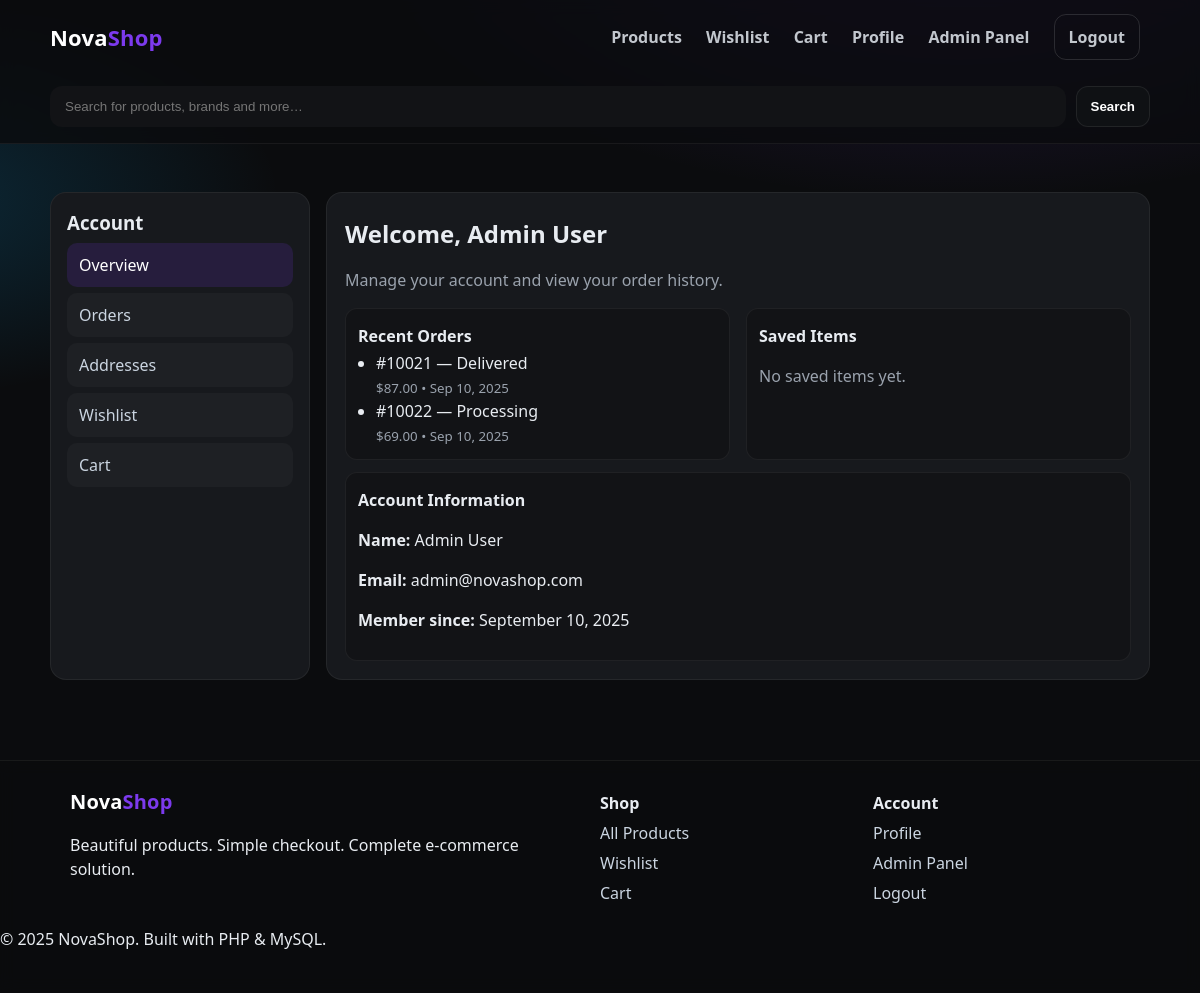
The app's page /profile.php (signed in) with its own data.
### tables this page shows
CREATE TABLE users (
    id INT AUTO_INCREMENT PRIMARY KEY,
    name VARCHAR(100) NOT NULL,
    email VARCHAR(100) UNIQUE NOT NULL,
    password VARCHAR(255) NOT NULL,
    role ENUM('user', 'admin') DEFAULT 'user',
    created_at TIMESTAMP DEFAULT CURRENT_TIMESTAMP,
    updated_at TIMESTAMP DEFAULT CURRENT_TIMESTAMP ON UPDATE CURRENT_TIMESTAMP
);

CREATE TABLE orders (
    id INT AUTO_INCREMENT PRIMARY KEY,
    user_id INT NOT NULL,
    order_number VARCHAR(20) UNIQUE NOT NULL,
    total_amount DECIMAL(10,2) NOT NULL,
    shipping_address TEXT,
    billing_address TEXT,
    payment_status ENUM('pending', 'paid', 'failed', 'refunded') DEFAULT 'pending',
    order_status ENUM('pending', 'processing', 'shipped', 'delivered', 'cancelled') DEFAULT 'pending',
    created_at TIMESTAMP DEFAULT CURRENT_TIMESTAMP,
    updated_at TIMESTAMP DEFAULT CURRENT_TIMESTAMP ON UPDATE CURRENT_TIMESTAMP,
    FOREIGN KEY (user_id) REFERENCES users(id) ON DELETE CASCADE
);

### session.php (called while the page is built, shortened)
<?php
function is_logged_in() {
    return isset($_SESSION['user_id']) && !empty($_SESSION['user_id']);
}
function get_current_user_id() {
    return $_SESSION['user_id'] ?? null;
}
function get_current_user_data() {
    require_once __DIR__ . '/../../config/database.php';
    $user_id = get_current_user_id();
    $sql = "SELECT id, name, email, role FROM users WHERE id = '$user_id'";
    return get_single_row($sql);
}
?>

### database.php (called while the page is built, shortened)
<?php
require_once __DIR__ . '/system_config.php';
try {
    $conn = get_system_db_connection(DB_HOST, DB_USER, DB_PASS, DB_NAME);
    $conn->set_charset("utf8");
} catch (Exception $e) {
    system_error_log("Database connection error: " . $e->getMessage());
    die("Database connection error: " . $e->getMessage());
}
function execute_query($sql) {
    global $conn;
    $result = mysqli_query($conn, $sql);
    return $result;
}
function get_single_row($sql) {
    $result = execute_query($sql);
    return mysqli_fetch_assoc($result);
}
function get_multiple_rows($sql) {
    $result = execute_query($sql);
    $rows = [];
    while ($row = mysqli_fetch_assoc($result)) {
        $rows[] = $row;
    }
    return $rows;
}
?>

### profile.php (the view, shortened to what this page needs)
<?php
require_once __DIR__ . '/../../config/database.php';
require_once __DIR__ . '/../helpers/session.php';
$user_id = get_current_user_id();
$user = get_current_user_data();
$orders_sql = "SELECT o.id, o.order_number, o.total_amount, o.order_status, o.created_at
               FROM orders o
               WHERE o.user_id = $user_id
               ORDER BY o.created_at DESC
               LIMIT 5";
$recent_orders = get_multiple_rows($orders_sql);
$wishlist_sql = "SELECT p.name
                 FROM wishlist w
                 JOIN products p ON w.product_id = p.id
                 WHERE w.user_id = $user_id
                 ORDER BY w.created_at DESC
                 LIMIT 5";
$wishlist_items = get_multiple_rows($wishlist_sql);
include __DIR__ . '/../helpers/header.php';
?>
<section class="container section">
  <div class="dashboard">
    <aside class="card dash-nav">
      <h3>Account</h3>
      <a href="#" class="active">Overview</a>
      <a href="orders.php">Orders</a>
      <a href="addresses.php">Addresses</a>
      <a href="/wishlist">Wishlist</a>
      <a href="/cart">Cart</a>
    </aside>
    <div class="card dash-main">
      <h2>Welcome, <?php echo htmlspecialchars($user['name']); ?></h2>
      <p class="muted">Manage your account and view your order history.</p>
      <div class="grid two mt">
        <div class="tile">
          <h4>Recent Orders</h4>
          <?php if (empty($recent_orders)): ?>
            <p class="muted">No orders yet.</p>
          <?php else: ?>
            <ul class="list">
              <?php foreach ($recent_orders as $order): ?>
                <li>
                  #<?php echo htmlspecialchars($order['order_number']); ?> —
                  <?php echo ucfirst($order['order_status']); ?>
                  <br><small class="muted">$<?php echo number_format($order['total_amount'], 2); ?> • <?php echo date('M j, Y', strtotime($order['created_at'])); ?></small>
                </li>
              <?php endforeach; ?>
            </ul>
          <?php endif; ?>
        </div>
        <div class="tile">
          <h4>Saved Items</h4>
          <?php if (empty($wishlist_items)): ?>
            <p class="muted">No saved items yet.</p>
          <?php endif; ?>
        </div>
      </div>
      <div class="tile mt">
        <h4>Account Information</h4>
        <p><strong>Name:</strong> <?php echo htmlspecialchars($user['name']); ?></p>
        <p><strong>Email:</strong> <?php echo htmlspecialchars($user['email']); ?></p>
        <p><strong>Member since:</strong> <?php echo date('F j, Y', strtotime($user['created_at'] ?? 'now')); ?></p>
      </div>
    </div>
  </div>
</section>
<?php include __DIR__ . '/../helpers/footer.php'; ?>

### style.css (style rules this page uses)
:root { --bg:#0b0c0e; --panel:#121316; --card:#17191d; --muted:#9aa2ad; --text:#e8ecf1; --brand:#7c3aed; --brand-2:#22c55e; --accent:#0ea5e9; --danger:#ef4444; --ring: 0 0 0 3px rgba(124,58,237,.25); --radius: 16px; }
* { box-sizing:border-box }
html,body { height:100% }
body { margin:0; font:16px/1.5 system-ui, -apple-system, Segoe UI, Roboto, Helvetica, Arial, "Apple Color Emoji","Segoe UI Emoji"; color:var(--text); background: radial-gradient(1200px 600px at 80% -10%, rgba(124,58,237,.25), transparent 50%), radial-gradient(800px 400px at -10% 20%, rgba(14,165,233,.2), transparent 50%), #0b0c0e; }
.container { max-width:1100px;margin:0 auto;padding:0 20px }
.section { padding:48px 0 }
.card { background:var(--card);border:1px solid rgba(255,255,255,.06);border-radius:var(--radius);padding:18px }
.grid.two { display:grid;grid-template-columns:1fr 1fr;gap:16px }
.mt { margin-top:12px }
h1,h2,h3,h4 { margin:.2em 0 }
.muted { color:var(--muted) }
.dashboard { display:grid;grid-template-columns:260px 1fr;gap:16px }
.dash-nav { padding:16px }
.dash-nav h3 { margin-top:0 }
.dash-nav a { display:block;padding:10px 12px;border-radius:10px;color:#cbd5e1;text-decoration:none;margin:6px 0;background:rgba(255,255,255,.03) }
.dash-nav a.active, .dash-nav a:hover { background:rgba(124,58,237,.15);color:#fff }
.dash-main .tile { background:var(--panel);border:1px solid rgba(255,255,255,.06);border-radius:12px;padding:12px }
.list { margin:0;padding-left:18px }

### records on screen
users: name "Admin User", email "admin@novashop.com"
orders: order_number "10021", order_status "Delivered", total_amount "87.00", created_at "Sep 10, 2025"
orders: order_number "10022", order_status "Processing", total_amount "69.00", created_at "Sep 10, 2025"

### other values on screen
date('F j, Y', strtotime($user['created_at'] ?? 'now')) "September 10, 2025"
